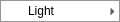
<?xml version="1.0" encoding="UTF-8"?>
<ui version="4.0">
 <class>LightingActionsForm</class>
 <widget class="QMenu" name="LightingActionsForm">
  <widget class="QMenu" name="lightMenu">
   <property name="title"><string>Light</string></property>
   <addaction name="directionalLightAction"/>
   <addaction name="pointLightAction"/>
   <addaction name="spotLightAction"/>
  </widget>
  <addaction name="lightMenu"/>
  <action name="directionalLightAction"><property name="text"><string>Directional Light</string></property></action>
  <action name="pointLightAction"><property name="text"><string>Point Light</string></property></action>
  <action name="spotLightAction"><property name="text"><string>Spot Light</string></property></action>
  <action name="windowMenuAction"><property name="text"><string>窗口</string></property></action>
  <action name="environmentLightingAction"><property name="text"><string>环境照明</string></property></action>
 </widget>
 <resources/>
 <connections/>
</ui>
